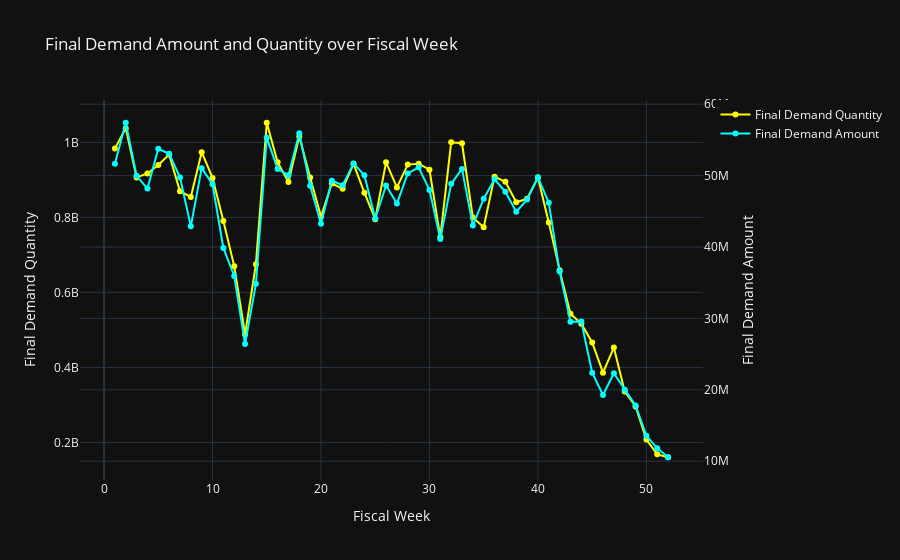

The cell this chart's notebook holds for it:
### Code cell
fig2 = go.Figure()

# Add trace for Final Demand Quantity on primary y-axis
fig2.add_trace(go.Scatter(x=demand_summary['Fiscal Week'], y=demand_summary['total_final_demand_quantity'],
                         mode='lines+markers', name='Final Demand Quantity', line=dict(color='yellow')))

# Add trace for Final Demand Amount on secondary y-axis
fig2.add_trace(go.Scatter(x=demand_summary['Fiscal Week'], y=demand_summary['total_final_demand_amount'],
                         mode='lines+markers', name='Final Demand Amount', line=dict(color='cyan'),
                         yaxis='y2'))

# Update layout to include secondary y-axis
fig2.update_layout(
    title='Final Demand Amount and Quantity over Fiscal Week',
    xaxis_title='Fiscal Week',
    yaxis_title='Final Demand Quantity',
    yaxis2=dict(
        title='Final Demand Amount',
        overlaying='y',
        side='right'
    ),
    template='plotly_dark'
)
fig2.show()

### Figure 1 — Plotly figure (JSON) as saved in the notebook; plotly's stock layout.template omitted (floating-point values rounded to 4 significant figures)
{"data": [{"line": {"color": "yellow"}, "mode": "lines+markers", "name": "Final Demand Quantity", "type": "scatter", "x": [1, 2, 3, 4, 5, 6, 7, 8, 9, 10, 11, 12, 13, 14, 15, 16, 17, 18, 19, 20, 21, 22, 23, 24, 25, 26, 27, 28, 29, 30, 31, 32, 33, 34, 35, 36, 37, 38, 39, 40, 41, 42, 43, 44, 45, 46, 47, 48, 49, 50, 51, 52], "y": [983458938, 1037890031, 906398696, 917221461, 939941016, 967425218, 869801835, 854483656, 973823811, 905229519, 790379584, 670022840, 488330095, 675215752, 1052386673, 947054794, 894654909, 1015748813, 906110664, 802303771, 890415635, 876568231, 942941875, 865867792, 795313478, 946887299, 879894984, 940808227, 943213063, 927185639, 747261796, 1000306435, 997677740, 799997584, 773730221, 908661825, 895091280, 840449870, 849585822, 906521859, 786323833, 659395025, 543304215, 516577324, 466694056, 385875325, 452846488, 335919522, 295784445, 207519434, 168132157, 160406702]}, {"line": {"color": "cyan"}, "mode": "lines+markers", "name": "Final Demand Amount", "type": "scatter", "x": [1, 2, 3, 4, 5, 6, 7, 8, 9, 10, 11, 12, 13, 14, 15, 16, 17, 18, 19, 20, 21, 22, 23, 24, 25, 26, 27, 28, 29, 30, 31, 32, 33, 34, 35, 36, 37, 38, 39, 40, 41, 42, 43, 44, 45, 46, 47, 48, 49, 50, 51, 52], "y": [51663823, 57400497, 49970507, 48186399, 53758786, 53061720, 49748287, 42889979, 51039810, 48790533, 39860729, 35942950, 26416668, 34843293, 55307982, 50939118, 50059069, 55927923, 48569577, 43260755, 49279667, 48657978, 51710251, 50052959, 43982167, 48605169, 46081614, 50292811, 51156135, 47998508, 41108615, 48841327, 50936859, 42993695, 46760820, 49482676, 47738006, 44940147, 46639065, 49765640, 46203678, 36549318, 29525740, 29571590, 22399403, 19270435, 22310811, 19995083, 17795788, 13554471, 11799365, 10550347], "yaxis": "y2"}], "layout": {"title": {"text": "Final Demand Amount and Quantity over Fiscal Week"}, "xaxis": {"title": {"text": "Fiscal Week"}}, "yaxis": {"title": {"text": "Final Demand Quantity"}}, "yaxis2": {"overlaying": "y", "side": "right", "title": {"text": "Final Demand Amount"}}}}
